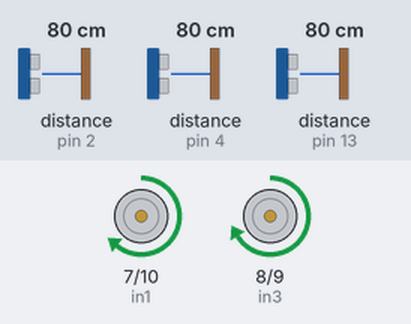
Recording of a sketch running on a simulated Arduino Uno, built with avr-gcc and run on an emulated ATmega328P. Parts: motor-driver pin pairs drawn as motors (green arrow = first pin HIGH = forward, orange = second pin HIGH = backward, longer = more drive, scaled by the enable pin). Wiring (inferred from the names in the program): 3 × ultrasonic range finder: trigger pin 3, echo pin 4 / trigger pin 11, echo pin 2 / trigger pin 12, echo pin 13. Inputs (shaded band) come from the test bench; at power-on: distance to the obstacle (sensors on pin 2, pin 4, pin 13) 80 cm. The echo pulse lasts 58.3 µs per cm; random numbers use the default seed unless the sketch sets one.

Above: at 1.2 s.
1.3 s: distance to the obstacle (sensor on pin 2) set to 24 cm
2.8 s: distance to the obstacle (sensor on pin 2) set to 20 cm
At 3.7 s:
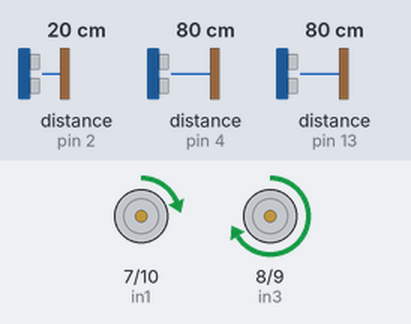
4.3 s: distance to the obstacle (sensor on pin 2) set to 35 cm
At 5.5 s:
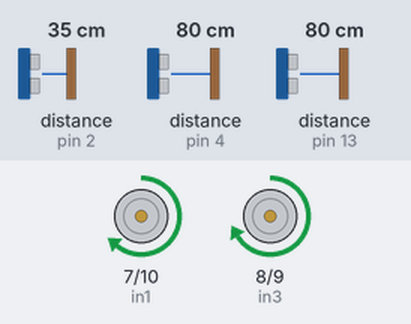
5.8 s: distance to the obstacle (sensor on pin 4) set to 23 cm
7.3 s: distance to the obstacle (sensor on pin 4) set to 19 cm
At 8.5 s:
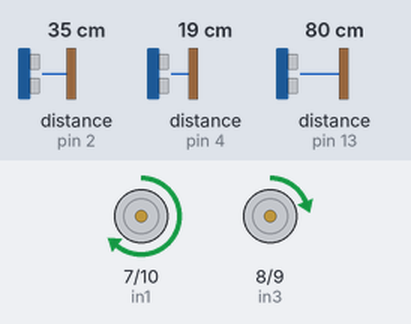
8.8 s: distance to the obstacle (sensor on pin 4) set to 35 cm
At 9.4 s:
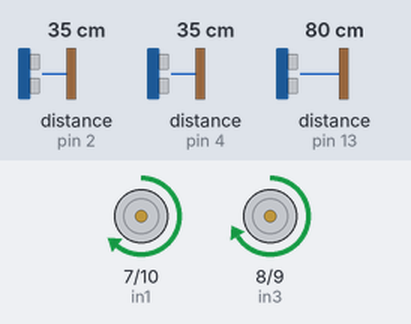
Timing chart, 0 to 11.3 s (numbered marks = the images above; inputs shaded):
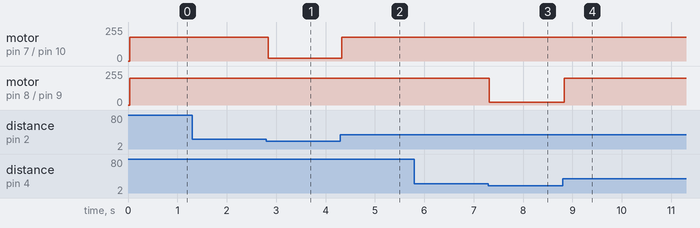

Measured:
- the behaviour switches between 22 and 21 cm on distance to the obstacle (sensor on pin 2) (found by bisection; images 0 and 1)
- the behaviour switches between 22 and 21 cm on distance to the obstacle (sensor on pin 4) (found by bisection; images 2 and 3)
- after the input at 1.3 s, every drawn part: stays the same
- after the input at 2.8 s, motor on pin 7 (in1) / pin 10 (in2): forward 180/255 → forward 20/255 at once
- after the input at 4.3 s, motor on pin 7 (in1) / pin 10 (in2): forward 20/255 → forward 180/255 at once
- after the input at 5.8 s, every drawn part: stays the same
- after the input at 7.3 s, motor on pin 8 (in3) / pin 9 (in4): forward 200/255 → forward 20/255 at once
- after the input at 8.8 s, motor on pin 8 (in3) / pin 9 (in4): forward 20/255 → forward 200/255 at once

The sketch:

Control.ino
```cpp
/*
* Group 14
* Avoiding Obstacle Robot
* Duy Hieu Vo
* Hong Phuc Mai
* Minh Gia Huy Cao
* Advanced Real Time Systems
* High Integrity Systems
* FH Frankfurt
*/

// defines pins numbers for ultrasonic sensor
const int trigPinMid = 12;
const int echoPinMid = 13;
const int trigPinRig = 3;
const int echoPinRig = 4;
const int trigPinLef = 11;
const int echoPinLef = 2;

////defines pins numbers for motors
//#define enA 6
//#define enB 5//10
//#define in1 9//6
//#define in2 8
//#define in3 10
//#define in4 7

//defines pins numbers for motors
#define enA 5
#define enB 6//10
#define in1 7//6
#define in2 10
#define in3 8
#define in4 9


// defines variables
int finaldistance[3];

long duration;

int distanceMid;
int prevmeasureMid;

int distanceRig;
int prevmeasureRig;

int distanceLef;
int prevmeasureLef;

float initcovarianceMid;
float initcovarianceRig;
float initcovarianceLef;

//threshold values
int  distMidMax;
int  distRigMax;
int  distLefMax;
int  distCritical;

void setup() {
  //Ultrasonic sensors
  pinMode(trigPinMid, OUTPUT); // Sets the trigPin as an Output
  pinMode(echoPinMid, INPUT); // Sets the echoPin as an Input

  pinMode(trigPinRig, OUTPUT); // Sets the trigPin as an Output
  pinMode(echoPinRig, INPUT); // Sets the echoPin as an Input

  pinMode(trigPinLef, OUTPUT); // Sets the trigPin as an Output
  pinMode(echoPinLef, INPUT); // Sets the echoPin as an Input
  Serial.begin(9600); // Starts the serial communication

  //Sensors
  pinMode(enA, OUTPUT); //Set the motor A as an Output
  pinMode(enB, OUTPUT); //Set the motor B as an Output
  pinMode(in1, OUTPUT);
  pinMode(in2, OUTPUT);
  pinMode(in3, OUTPUT);
  pinMode(in4, OUTPUT);

  prevmeasureMid=measure(trigPinMid,echoPinMid);
  prevmeasureRig=measure(trigPinRig,echoPinRig);
  prevmeasureLef=measure(trigPinLef,echoPinLef);

  initcovarianceMid = 10e-3;
  initcovarianceRig = 10e-3;
  initcovarianceLef = 10e-3;

  //threshold ultrasonic sensor values (cm)
  distMidMax = 30; //threshold for mid sensor
  distRigMax = 20; //threshold for right sensor
  distLefMax = 20; //threshold for left sensor
  distCritical = 5; //threshold for obstacles are too near
}
void loop() {
  distanceMid = measure(trigPinMid,echoPinMid);
  distanceMid = KF(distanceMid,prevmeasureMid,initcovarianceMid);

  distanceRig = measure(trigPinRig,echoPinRig);
  distanceRig = KF(distanceRig,prevmeasureRig,initcovarianceRig);

  distanceLef = measure(trigPinLef,echoPinLef);
  distanceLef = KF(distanceLef,prevmeasureLef,initcovarianceLef);

//  Serial.print("Mid: ");
//  Serial.print(distanceMid);
//  Serial.print(", Right: ");
//  Serial.print(distanceRig);
//  Serial.print(", Left: ");
//  Serial.println(distanceLef);
//  Serial.flush();
//
  //control motor
  control(distanceMid, distanceRig, distanceLef);
//  avoidNear(600);
}

//control the car
void control(int distMid, int distRig, int distLef) {

  if ((distMid>distMidMax) and (distLef>distLefMax) and (distRig>distRigMax)) {
    runForward(30);
//    Serial.println("Run forward");
  }

  //obstacles on left side, turn right slightly
  else if ((distMid>distMidMax) and (distLef<=distLefMax) and (distRig>distRigMax)) {
    turnRight(25);
//    Serial.println("Turn right slightly");
  }

  //obstacles on right side, turn left slightly
  else if ((distMid>distMidMax) and (distLef>distLefMax) and (distRig<=distRigMax)) {
    turnLeft(25);
//    Serial.println("Turn left slightly");
  }

  //obstacles on both sides, run forward as it's going to a narrow way
  else if ((distMid>distMidMax) and (distLef<=distLefMax) and (distRig<=distRigMax)) {
    runForward(30);
//    Serial.println("Run forward");
  }

  //obstacles on left and mid side, turn right hardly
  else if ((distMid<=distMidMax) and (distLef<=distLefMax) and (distRig>distRigMax)) {
    turnRight(150);
//    Serial.println("Turn right hardly");
  }

  //obstacles on right and mid side, turn left hardly
  else if ((distMid<=distMidMax) and (distLef>distLefMax) and (distRig<=distRigMax)) {
    turnLeft(150);
//    Serial.println("Turn left hardly");
  }

  //obstacles only on mid side, turn randomly
  else if ((distMid<=distMidMax) and (distLef>distLefMax) and (distRig>distRigMax)) {
      chooseDirection();
//    Serial.println("Turn randomly");
  }

  //obstacles on all three sides: DEAD END!!!
  else if ((distMid<=distMidMax) and (distLef<=distLefMax) and (distRig<=distRigMax)){
    while((distLef<=distLefMax) and (distRig<=distRigMax)){
      runBackward(800);
//      Serial.println("Run backward");

      //read values continously
      distRig = measure(trigPinRig,echoPinRig);
      distRig = KF(distRig,prevmeasureRig,initcovarianceRig);

      distLef = measure(trigPinLef,echoPinLef);
      distLef = KF(distLef,prevmeasureLef,initcovarianceLef);
    }
    backUp(800);
//    Serial.println("Run backup");
  }
}

//obstacle too near!
//void avoidNear(int delaytime){
//  //read new values after doing the action from method control
//  //to detect whether after avoiding the first obstacle, another one appears
//  //which is too near the robot (could make the car cannot avoid it)
//  //distCritical is the threshold value of too near obstacles -> runBackward
//
//  int distMid = measure(trigPinMid,echoPinMid);
//  distMid = KF(distanceMid,prevmeasureMid,initcovarianceMid);
//
//  int distRig = measure(trigPinRig,echoPinRig);
//  distRig = KF(distanceRig,prevmeasureRig,initcovarianceRig);
//
//  int distLef = measure(trigPinLef,echoPinLef);
//  distLef = KF(distanceLef,prevmeasureLef,initcovarianceLef);
//
//  if ((distMid <= distCritical) or (distLef <= distCritical) or (distRig <= distCritical)){
//      runBackward(delaytime);
//      backUp(delaytime);
////      Serial.println("Obstacles are too near");
//  }
//}

//---------------------------Motor------------------------------

//no obstacle -> run forward
void runForward(int delaytime) {
  digitalWrite(in1, HIGH);
  digitalWrite(in2, LOW);
  digitalWrite(in3, HIGH);
  digitalWrite(in4, LOW);
  analogWrite(enA, 180); //127
  analogWrite(enB, 200); //120
  delay(delaytime);
}

//obstacle at all directions (deadend) -> run backward
void runBackward(int delaytime){
  digitalWrite(in1, LOW);
  digitalWrite(in2, HIGH);
  digitalWrite(in3, LOW);
  digitalWrite(in4, HIGH);
  analogWrite(enA, 180); //127
  analogWrite(enB, 200); //120
  delay(delaytime);
}

//turn left or right randomly when mid sensor detects obstacles
void chooseDirection(){
  int choose = random(1,3);
  int delaytime = 800;

  if (choose == 1) {
    turnLeft(delaytime);
  }
  else if (choose == 2){
    turnRight(delaytime);
  }
}

void backUp(int delaytime){
  int choose = random(1,3);
  //turn left backup
   if (choose == 1) {
    digitalWrite(in1, LOW);
    digitalWrite(in2, HIGH);
    digitalWrite(in3, LOW);
    digitalWrite(in4, HIGH);
    analogWrite(enA, 180);
    analogWrite(enB, 20);
    delay(delaytime);
  }
  //turn right backup
  else if (choose == 2){
    digitalWrite(in1, LOW);
    digitalWrite(in2, HIGH);
    digitalWrite(in3, LOW);
    digitalWrite(in4, HIGH);
    analogWrite(enA, 20);
    analogWrite(enB, 200);
    delay(delaytime);
  }
}

//obstacles on the right side -> car turns left
void turnLeft(int delaytime){
  analogWrite(enA, 180);
  analogWrite(enB, 20);
  delay(delaytime);
}

//obstacles on the left side -> car turns right
void turnRight(int delaytime){
  analogWrite(enA, 20);
  analogWrite(enB, 200);
  delay(delaytime);
}


//--------------------------Ultrasonic sensor--------------------
int measure(int trigPin, int echoPin){
  digitalWrite(trigPin, LOW);
  delayMicroseconds(2);
  // Sets the trigPin on HIGH state for 10 micro seconds
  digitalWrite(trigPin, HIGH);
  delayMicroseconds(10);
  digitalWrite(trigPin, LOW);
  // Reads the echoPin, returns the sound wave travel time in microseconds
  duration = pulseIn(echoPin, HIGH);
  // Calculating the distance
  int distance= duration*0.034/2;

  return distance;
}

int KF(int currentmeasure, int prevmeasure, float initcovariance){
  float covariance = initcovariance + 1e-5;
  float k = covariance*1/((covariance + (2.92e-5)));
  int distance1 = prevmeasure + k*(currentmeasure - prevmeasure);
  covariance = (1-k)*covariance;
  prevmeasure = distance1;
  initcovariance = covariance;
  return distance1;
}
```
